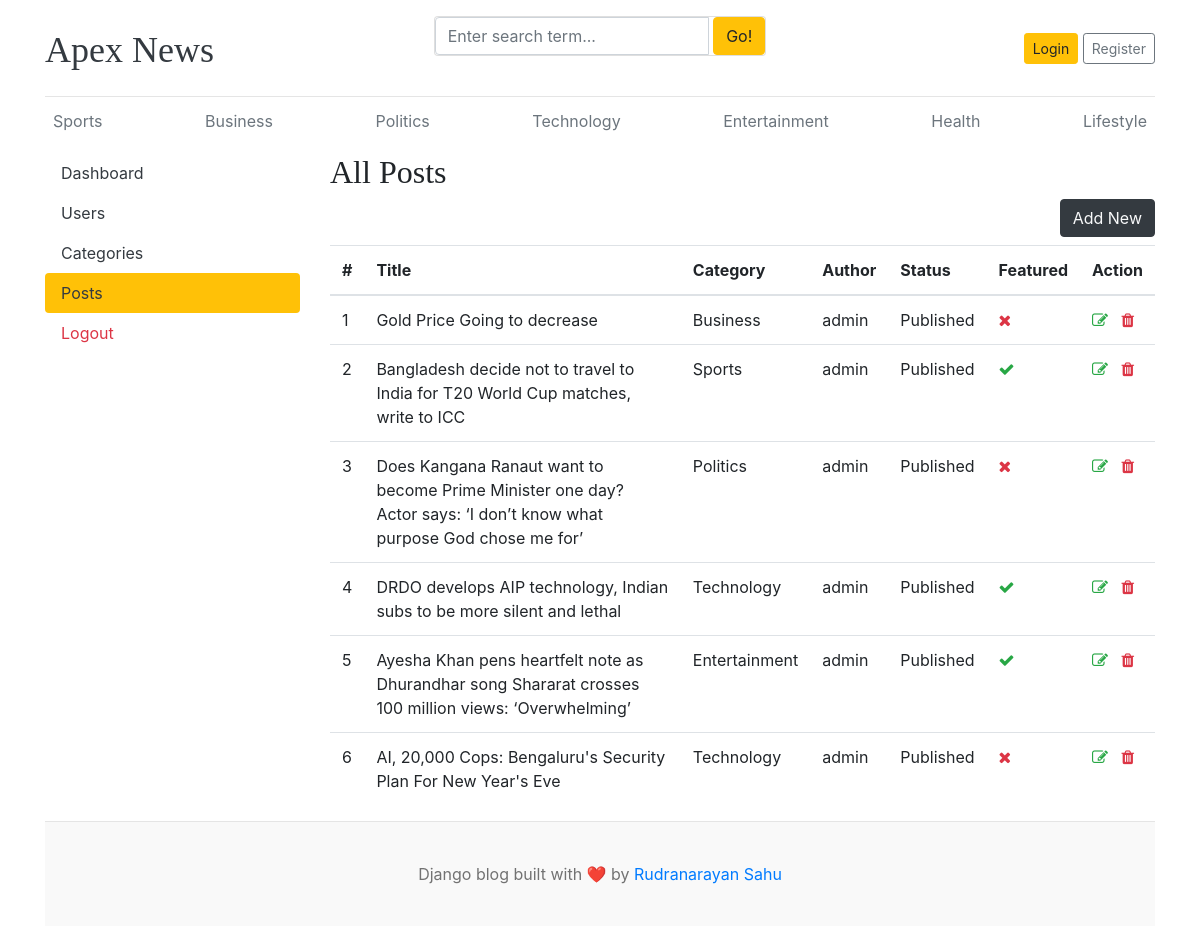
The app's page /dashboard/posts/, older data.
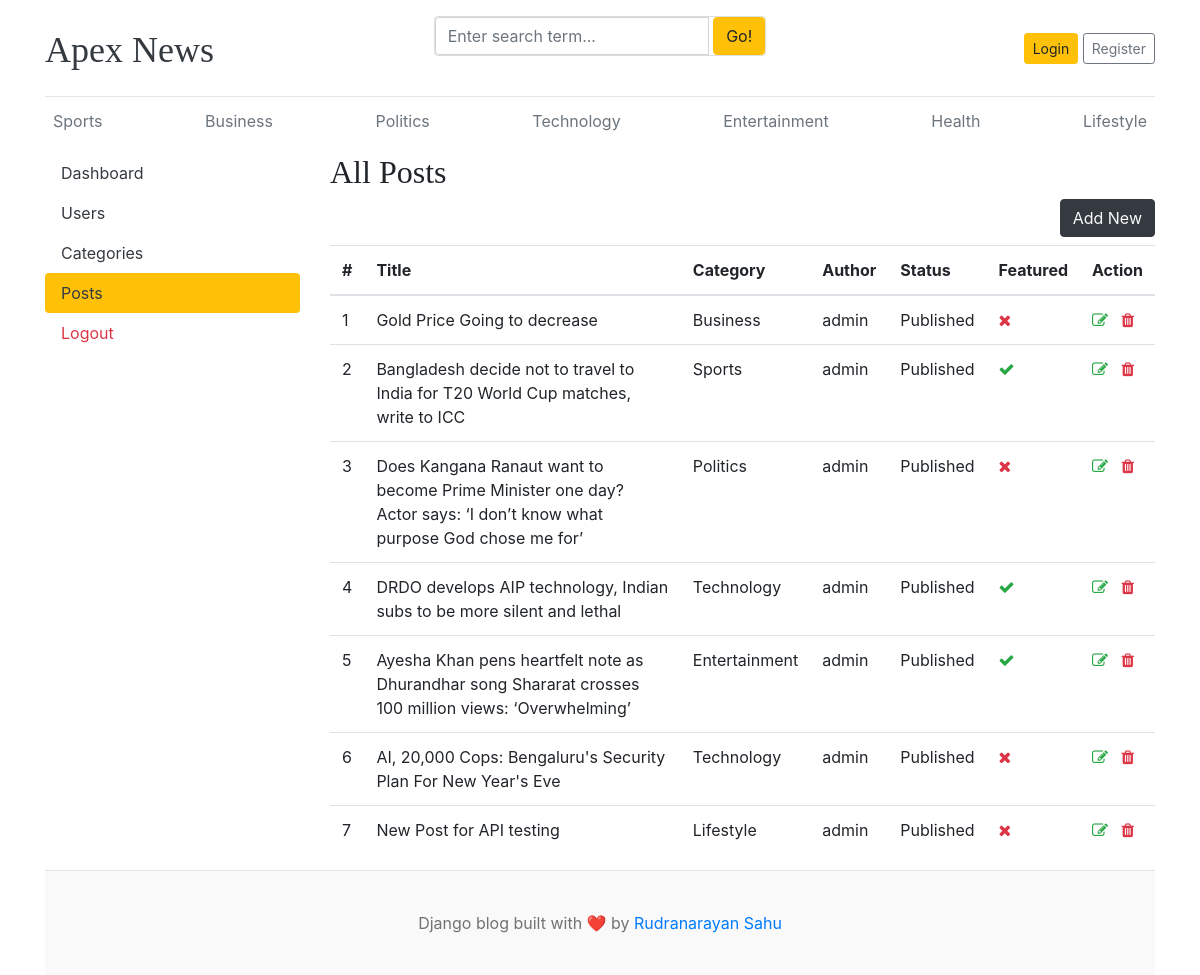
The same page, newer data.
### blogs/models.py (models this page shows, shortened)
class Category(models.Model):
    category_name = models.CharField(max_length=50, unique=True)
    created_at = models.DateTimeField(auto_now_add=True)
    updated_at = models.DateTimeField(auto_now=True)
    class Meta:
        verbose_name = "Category"
        verbose_name_plural = "Categories"
    def __str__(self):
        return self.category_name

class Blog(models.Model):
    title = models.CharField(max_length=200)
    slug = models.SlugField(max_length=200, unique=True, blank=True)
    category = models.ForeignKey(Category, on_delete=models.CASCADE)
    author = models.ForeignKey(User, on_delete=models.CASCADE)
    featured_image = models.ImageField(upload_to='uploads/%Y/%m/%d/',)
    short_description = models.TextField(max_length=500)
    blog_body = models.TextField(max_length=2000)
    status = models.CharField(max_length=20, choices=STATUS_CHOICES, default="Draft")
    is_featured = models.BooleanField(default=False)
    created_at = models.DateTimeField(auto_now_add=True)
    updated_at = models.DateTimeField(auto_now=True)
    class Meta:
        verbose_name = "Blog"
        verbose_name_plural = "Blogs"

### dashboards/views.py (the view)
# urls.py: path('posts/', views.posts, name="posts"),
def posts(request):
    posts = Blog.objects.all()
    context = {
        'posts': posts,
    }
    return render(request, 'dashboard/posts.html', context)

### blogs/context_processors.py (called while the page is built)
def get_categories(request):
    from blogs.models import Category
    categories = Category.objects.all()
    return {'categories': categories}

def get_social_links(request):
    social_links = SocialLinks.objects.all()
    return {'social_links': social_links}

### templates/dashboard/posts.html (shortened to what this page needs)
{% extends 'base.html' %} {% block content %}
<div class="row">
  {% include 'dashboard/sidebar.html' %}
  <div class="col-md-9">
    <h2>All Posts</h2>
    <a
      href="{% url 'add_post' %}"
      class="btn btn-dark text-light float-right mb-2"
      >Add New</a
    >
    <table class="table table-hover">
      <thead>
        <tr>
          <th>#</th>
          <th>Title</th>
          <th>Category</th>
          <th>Author</th>
          <th>Status</th>
          <th>Featured</th>
          <th>Action</th>
        </tr>
      </thead>
      <tbody>
        {% for post in posts %}
        <tr>
          <td>{{ forloop.counter }}</td>
          <td>{{ post.title }}</td>
          <td>{{ post.category }}</td>
          <td>{{ post.author }}</td>
          <td>{{ post.status }}</td>
          <td>
            {% if post.is_featured %}<i class="fa fa-check text-success"></i>{%else %}<i class="fa fa-times text-danger"></i>{% endif %}
          </td>
          <td>
            <a href="{% url 'edit_post' post.id %}"
              ><i class="fa fa-edit text-success"></i
            ></a>
            <a href=""{% url 'delete_post' post.id %}"
              ><i class="fa fa-trash text-danger"></i
            ></a>
          </td>
        </tr>
        {% endfor %}
      </tbody>
    </table>
  </div>
</div>
{% endblock %}

### templates/base.html (shortened to what this page needs)
{% load static %}
<!DOCTYPE html>
<html lang="en">
<head>
    <link href="https://getbootstrap.com/docs/4.0/dist/css/bootstrap.min.css" rel="stylesheet" />
    <link rel="stylesheet" href="https://cdnjs.cloudflare.com/ajax/libs/font-awesome/4.7.0/css/font-awesome.min.css">
    <link href="{% static 'css/blog.css' %}" rel="stylesheet" />
</head>
<body>
    <div class="container">
        <header class="blog-header py-3">
            <div class="row flex-nowrap justify-content-between align-items-center">
                <div class="col-4 pt-1">
                    <a class="blog-header-logo text-dark" href="/">Apex News</a>
                </div>
                <div class="card mb-4">
                        <form action ="{% url 'search_blogs' %}" method="GET">
                            <div class="input-group">
                                <input class="form-control" type="text" name="keyword" value="{{ keyword }}" placeholder="Enter search term..." aria-label="Enter search term..." aria-describedby="button-search" /> &nbsp;
                                <button type="submit" class="btn btn-warning" id="button-search" type="button">Go!</button>
                            </div>
                        </form>
                </div>
                <div class="col-4 d-flex justify-content-end align-items-center">
                    {% if not user.is_authenticated %}
                    <a class="btn btn-sm btn-warning" href="{% url 'login' %}">Login</a> &nbsp;
                    <a class="btn btn-sm btn-outline-secondary" href="{% url 'register' %}">Register</a>
                    {% endif %}
                </div>
            </div>
        </header>
        <div class="nav-scroller py-1 mb-2">
            <nav class="nav d-flex justify-content-between">
                {% for category in categories %}
                <a class="p-2 text-muted" href="{% url 'posts_by_category' category.id %}">{{ category.category_name }}</a>
                {% endfor %}
            </nav>
        </div>
    {% block content %}
    {% endblock %}
    <footer class="blog-footer">
        <p>Django blog built with ❤️ by <a href="#">Rudranarayan Sahu</a></p>
    </footer>
</body>
</html>

Row changes from the older to the newer data that the page shows:
added Blog: title "New Post for API testing", category "Lifestyle", author "admin", status "Published", is_featured False (drawn)
